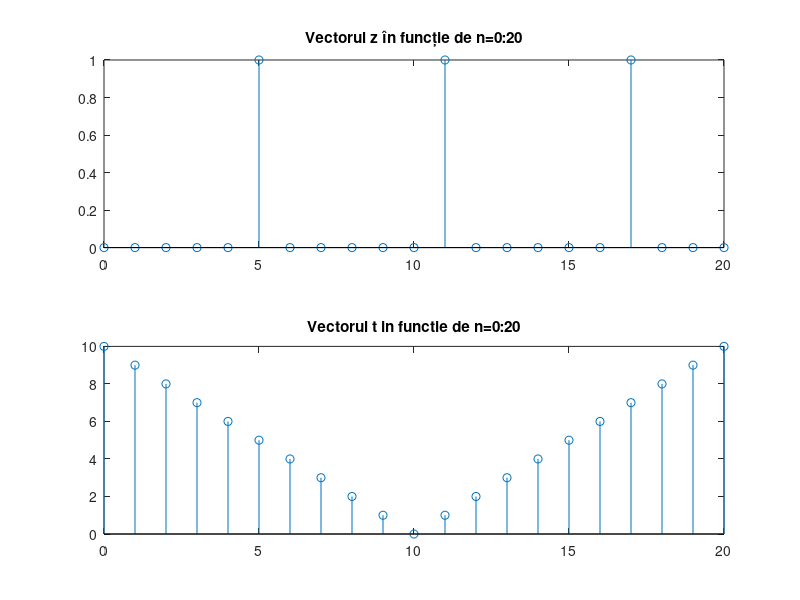

Source code (MATLAB):
% a)
z = [0, 0, 0, 0, 0, 1, 0, 0, 0, 0, 0, 1, 0, 0, 0, 0, 0, 1, 0, 0, 0];

% Creăm prima figură cu subplot
subplot(2, 1, 1)
stem(0:20,z) % asigurăm că z are aceeași lungime cu n
title('Vectorul z în funcție de n=0:20')

% Creăm a doua figură cu subplot
subplot(2, 1, 2)
stem((-5:15), z) % asigurăm că z începe de la indicele corespunzător din m
title('Vectorul z în funcție de m=-5:15')

% b)
% Definim vectorul t
t = abs(10-(0:20));
% Reprezentăm grafic vectorul t
stem(0:20,t)
title('Vectorul t in functie de n=0:20')

%c)